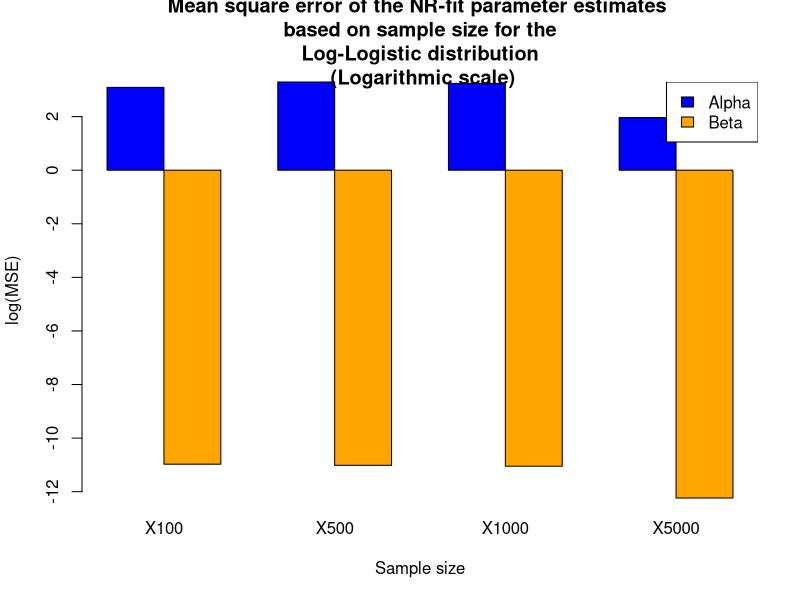
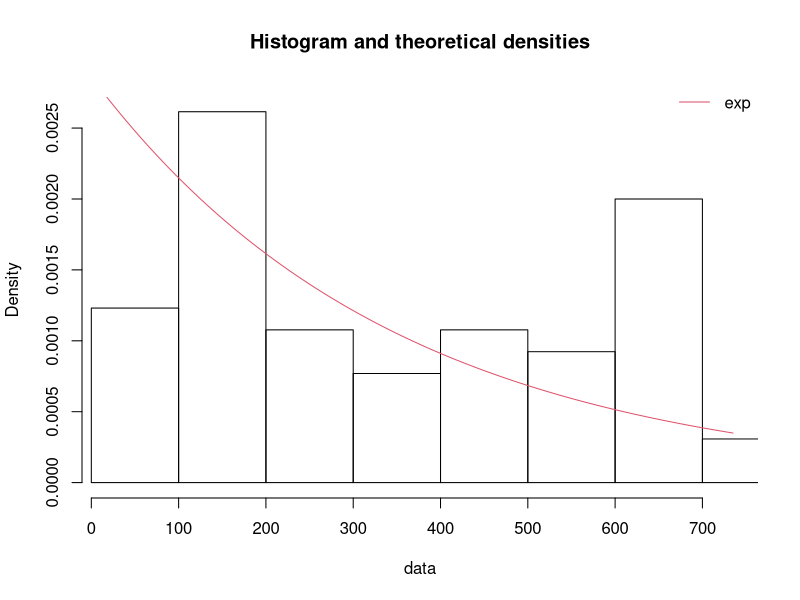
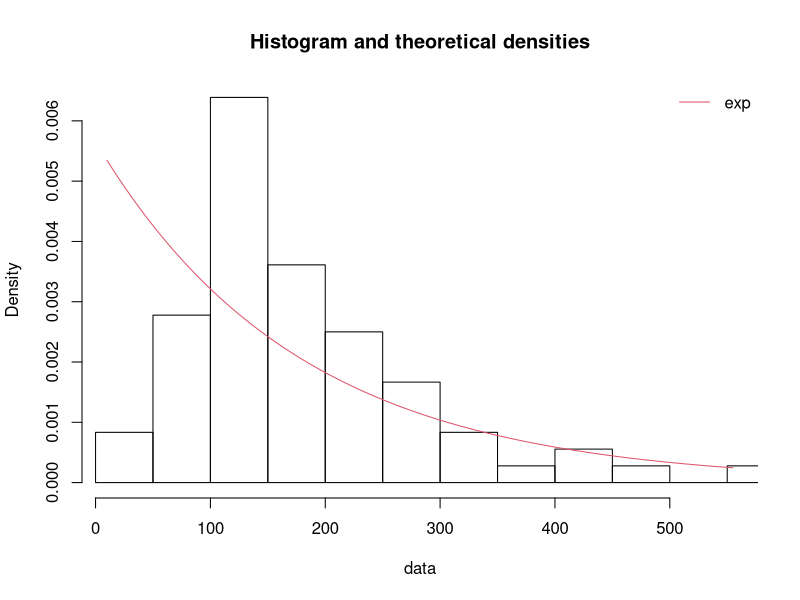

Here is the R script that generated these plots, in order: (Note: this script raises an error after producing the figures.)
## ---- chunk 1
library(fitdistrplus)
gpigs <- read.table("surv.gpigs.txt", header = T, sep = ";")
gpigs.noncensored <- gpigs[gpigs$censored == 0,]
gpigs.mc <- gpigs.noncensored$lifetime[gpigs.noncensored$regime == "M_C"]
gpigs.mc.with_censored <- gpigs$lifetime[gpigs$regime == "M_C"]
gpigs.m43 <- gpigs.noncensored$lifetime[gpigs.noncensored$regime == "M_4.3"]


## ---- chunk 2
score_alpha <- function(x, alpha, beta) {
  n <- length(x)
  score <- -((n * beta) / alpha) + 2 * sum((beta / x) * ((x / alpha)^(beta - 1)) / (1 + (x / alpha)^beta))
  return(score)
}

score_beta <- function(x, alpha, beta) {
  n <- length(x)
  score <- (n / beta) - (n * log(alpha)) + sum(log(x)) + 2 * sum(((x / alpha)^beta) * log(x / alpha) / (1 + (x / alpha)^beta))
  return(score)
}

loglogistic_hessian <- function(x, n, alpha, beta) {
  hessian <- matrix(0, nrow = 2, ncol = 2)
  xi <- x
  hessian[1, 1] <- (n * beta / alpha^2) - (2 * sum((beta^2 / xi^2) * ((xi / alpha)^(beta - 1)) / ((1 + (xi / alpha)^beta)^2)))
  hessian[2, 2] <- -(n / beta^2) - (2 * sum(- (xi^beta * log(xi / alpha)) / ((1 + (xi / alpha)^beta)^2)))
  hessian[2, 1] <- -(n / alpha) + (2 * sum((2 * xi^beta * log(xi / alpha)) / ((1 + (xi / alpha)^beta)^2)))
  hessian[1, 2] <- sum((2 * xi^beta * log(xi / alpha)) / ((1 + (xi / alpha)^beta)^2))
  return(hessian)
}


NR_fit_LogLogistic_hessian <- function(x, params_0, eps = 0.00001)
{
  params <- params_0
  n <- length(x)
  
  sumlogx <- sum(log(x))
  
  diff <- Inf
  alpha <- params_0[1]
  beta <- params_0[2]
  
  while (diff > eps)
  {
    params.old <- params
    # Gradient vector
    s <- c(score_alpha(x, alpha, beta), score_beta(x, alpha, beta))
    
    # Calculate Hessian matrix
    H <- loglogistic_hessian(x, n, alpha, beta)
    
    # Update parametres using hessian matrix
    params <- params - solve(H) %*% s
    alpha <- params[1]
    beta <- params[2]
    
    diff <- abs(sum(params - params.old))
  }
  
  list(params = params, H = H)
}

NR_fit_LogLogistic_hessian(gpigs.m43, c(153, 3))
## ---- chunk 3

res <- read.table("mc_res_with_censoring_1k_iterations_452_2.csv",header=T)
res
## ---- chunk 4

rloglogis <- function(n, alpha, beta) {
  u <- runif(n)  # Generate n random numbers from a uniform distribution
  
  x <- alpha * ((1 / u - 1)^(-1 / beta))  # Transform the uniform random numbers using the inverse CDF
  
  return(x)
}

set.seed(42)
#####################################
# some values needed for later
n_values <- c(100, 500, 1000, 5000, 10000) # sample sizes
I <- 1000 # no. of iterations
alpha0 <- 452.6
beta0 <- 2.2
#####################################
# censoring function, for a given quantile sets the max value and censors everything above
censor <- function(x, p = 0.9) {
  # for example the top 10% is everything above the 0.9 quantile
  top_ten <- quantile(x, p)
  res = x
  # censor that shit
  res[x > top_ten] = top_ten
  return(res)
}
#####################################
# the montecarlo iteration for a given sample size
mc <- function(n, I, alpha0, beta0) {
  # initialise the matrices that will track the estimates throughout the iterations
  est <- matrix(nrow = 0, ncol = 2)
  # iterate
  for (i in 1:I) {
    print(c(i, I))
    # create random data set that follows a log-logistic distribution with the given parametres
    dat <- rloglogis(n, alpha0, beta0)
    # censor the top 10%
    dat_censored <- censor(dat)
    est_temp <- NR_fit_LogLogistic_hessian(dat_censored, c(alpha0, beta0), 0.0001)$params
    est <- rbind(est, c(est_temp[1,1], est_temp[2,1]))
  }
  return(c(mean((est[,1] - alpha0)^2), mean((est[,2] - beta0)^2)))
}
# test_mc <- mc(100, I, alpha0, beta0)
#####################################
# here we iterated through different sample sizes but it took several hours
# so we saved the result as a csv and in further processing just load it from the file
#
# res <- matrix(nrow = 2, ncol = 0)
# for (i in 1:length(n_values)) {
#   res <- cbind(res, mc(n_values[i], I, alpha0, beta0))
# }
# colnames(res) <- n_values[1:4]
# write.table(res, "mc_res_with_censoring_1k_iterations_452_2.csv")
#####################################
res <- as.matrix(read.table("mc_res_with_censoring_1k_iterations_452_2.csv",header=T))

barplot(log(res),
        col = c("blue", "orange"),
        beside = TRUE,
        main = "Mean square error of the NR-fit parameter estimates \n based on sample size for the \n Log-Logistic distribution \n (Logarithmic scale)", xlab = "Sample size", ylab = "log(MSE)")


legend("topright",
       legend = c("Alpha", "Beta"),
       fill = c("blue", "orange"))
## ---- chunk 5
summary(gpigs.mc.with_censored)
## ---- chunk 6
summary(gpigs.m43)
## ---- chunk 7
fe <- fitdist(gpigs.mc, "exp")
fe$estimate
## ---- chunk 8
denscomp(list(fe))
## ---- chunk 9
fe <- fitdist(gpigs.m43, "exp") 
fe$estimate
## ---- chunk 10
denscomp(list(fe))
## ---- chunk 11
dloglogis <- function(x, alpha, beta) {
  res <- (beta/alpha) * (x/alpha)^(beta-1)*(1+(x/alpha)^beta)^-2
  return(res)
}
ploglogis <- function(q, alpha, beta) {
  res <- 1 / (1 + (q/alpha)^beta)
  return(res)
}
qloglogis <- function(p, alpha, beta) {
  res <- alpha * ((1/p) - 1)^(1/beta)
  return(res)
}
## ---- chunk 12
# MC regime (without censored data for the moment)
fll <- fitdist(gpigs.mc, "loglogis", method = "mle", start=list(alpha=10, beta=5))
fll$estimate
## ---- chunk 13
denscomp(list(fll), main = "MC regime")
## ---- chunk 14
# M4.3 regime
fll <- fitdist(gpigs.noncensored$lifetime[gpigs.noncensored$regime == "M_4.3"], "loglogis", method = "mle", start=list(alpha=10, beta=5))
fll$estimate
## ---- chunk 15
denscomp(list(fll), main = "M4.3 regime")
## ---- chunk 16
fw <- fitdist(gpigs.mc, "weibull")
fg <- fitdist(gpigs.mc, "gamma") 
fln <- fitdist(gpigs.mc, "lnorm") 
plot.legend <- c("Weibull", "lognormal", "gamma")
denscomp(list(fw, fln, fg), legendtext = plot.legend) 
## ---- chunk 17
qqcomp(list(fw, fln, fg), legendtext = plot.legend) 
## ---- chunk 18
cdfcomp(list(fw, fln, fg), legendtext = plot.legend) 
## ---- chunk 19
ppcomp(list(fw, fln, fg), legendtext = plot.legend)
## ---- chunk 20
fw <- fitdist(gpigs.m43, "weibull")
fg <- fitdist(gpigs.m43, "gamma") 
fln <- fitdist(gpigs.m43, "lnorm") 
plot.legend <- c("Weibull", "lognormal", "gamma")
denscomp(list(fw, fln, fg), legendtext = plot.legend) 
## ---- chunk 21
qqcomp(list(fw, fln, fg), legendtext = plot.legend) 
## ---- chunk 22
cdfcomp(list(fw, fln, fg), legendtext = plot.legend) 
## ---- chunk 23
ppcomp(list(fw, fln, fg), legendtext = plot.legend)
## ---- chunk 24
fw$estimate
## ---- chunk 25
fg$estimate
## ---- chunk 26
fln$estimate
## ---- chunk 27

loglogis <- function(x, alpha, beta) {
  res <- (beta/alpha) * (x/alpha)^(beta-1)*(1+(x/alpha)^beta)^-2
  return(res)
}
# and our data
data <- data.frame(x = gpigs$lifetime,
                   delta = gpigs$censored)
lifetimes <- gpigs$lifetime
# Function to calculate the statistic 
calculate_statistic <- function(fitdist) {
  fit_R = fitdist(data = lifetimes, distr = "loglogis", method = "mle", start=list(alpha=10, beta=5))
  return(fit_R)
}
fit_R = fitdist(data = lifetimes, distr = "loglogis", method = "mle", start=list(alpha=10, beta=5))

# Parameters
B <- 1000  # Number of bootstrap iterations
bootstrap_samples <- vector("numeric", B)

# Perform bootstrap iterations
for (i in 1:B) {
  # Randomly sample with replacement the pairs (xi, delta_i)
  bootstrap_sample <- data[sample(nrow(data), replace = TRUE), ]
  
  # Perform the desired analysis or calculation on the bootstrap sample
  bootstrap_statistic <- calculate_statistic(bootstrap_sample)
  
  # Store the result in the list of bootstrap samples
  bootstrap_samples[i] <- bootstrap_statistic
}

#display the results
npboot_CI = bootdist(fit_R ,bootmethod = "nonparam",niter = B)
summary(npboot_CI)
    
## ---- chunk 28
fw <- fitdist(gpigs.mc, "weibull")
fg <- fitdist(gpigs.mc, "gamma") 
fln <- fitdist(gpigs.mc, "lnorm") 
fe <- fitdist(gpigs.mc, "exp") 
fll <- fitdist(gpigs.mc, "loglogis", method = "mle", start=list(alpha=10, beta=5))

model_list <- list(fe, fll, fw, fg, fln)

# Noms des modèles
model_names <- c("exp", "loglogis", "weibull", "gamma","lnorm")

# Évaluer la qualité d'ajustement avec gofstat()
gof_stats <- gofstat(model_list, fitnames = model_names)

# Afficher les résultats
print(gof_stats)

## ---- chunk 29

fw <- fitdist(gpigs.m43, "weibull")
fg <- fitdist(gpigs.m43, "gamma") 
fln <- fitdist(gpigs.m43, "lnorm") 
fe <- fitdist(gpigs.m43, "exp") 
fll <- fitdist(gpigs.m43, "loglogis", method = "mle", start=list(alpha=10, beta=5))

model_list <- list(fe, fll, fw, fg, fln)

# Noms des modèles
model_names <- c("exp", "loglogis", "weibull", "gamma","lnorm")

# Évaluer la qualité d'ajustement avec gofstat()
gof_stats <- gofstat(model_list, fitnames = model_names)

# Afficher les résultats
print(gof_stats)
